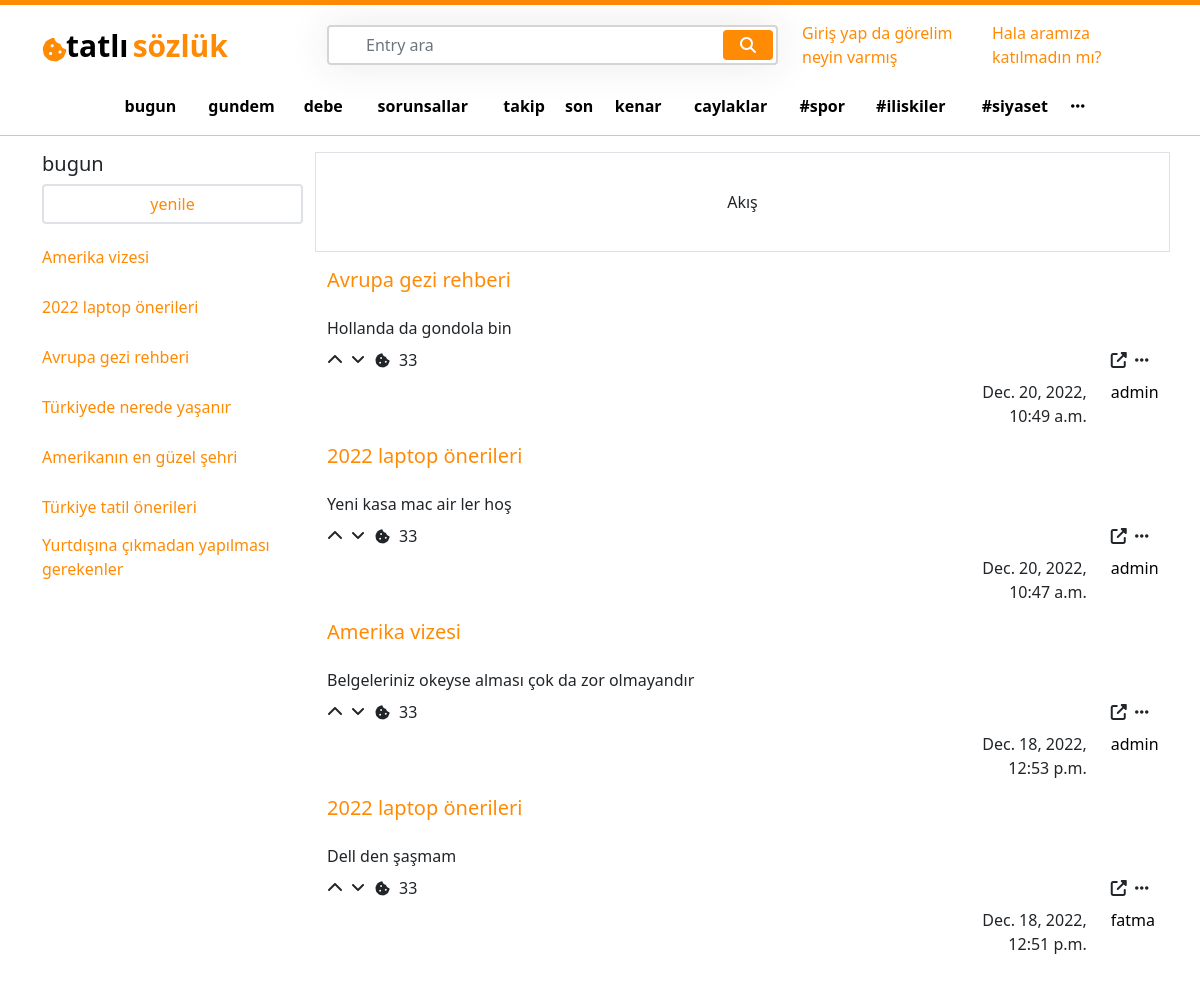
/, run on an earlier commit of the app's database.
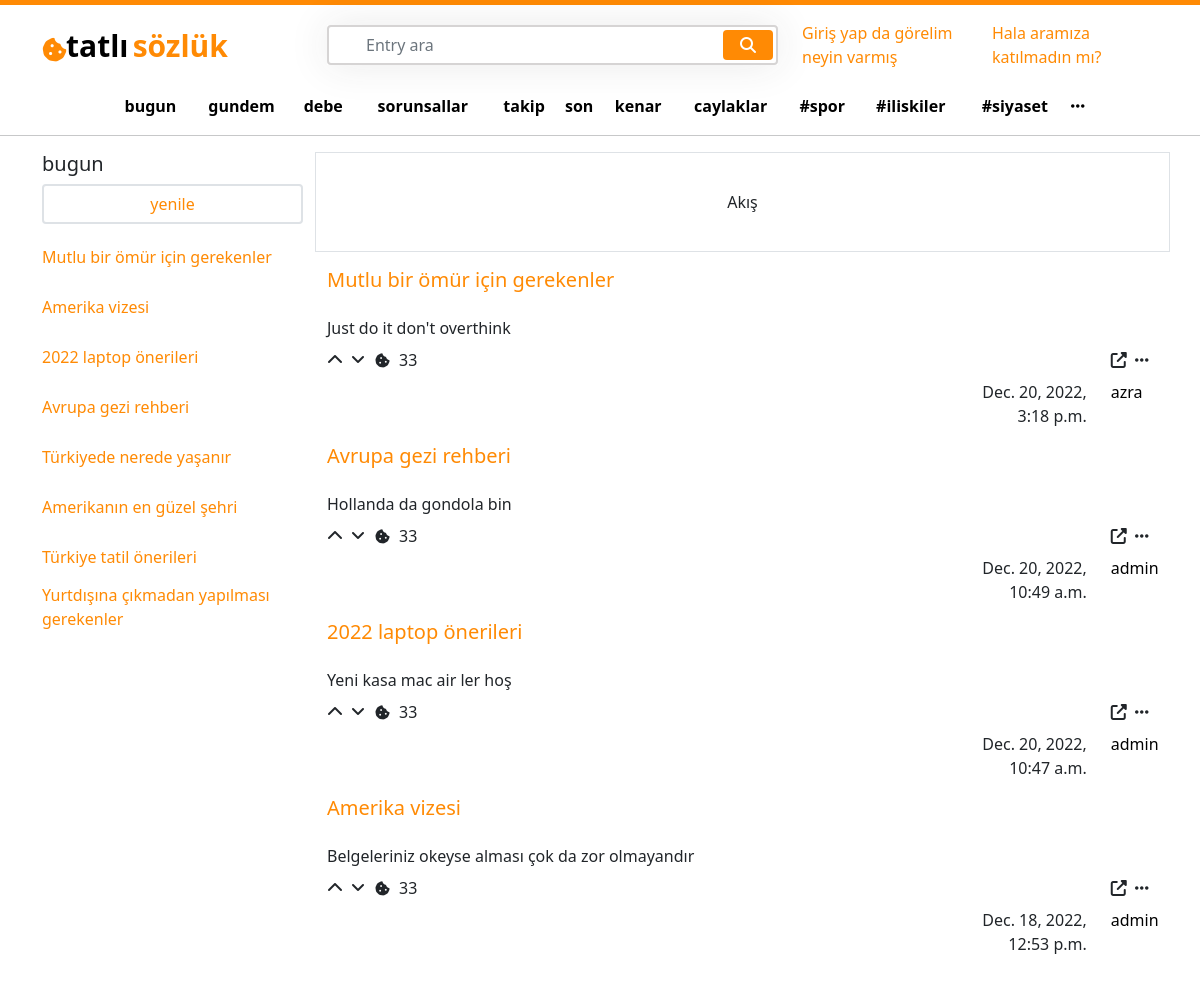
And on a later commit of the database.
### entry/models.py (models this page shows, shortened)
class Entry(models.Model):
    user = models.ForeignKey(User, on_delete=models.CASCADE)
    entry_slug =  models.CharField(max_length=85, blank=True, null=True)
    entry_name =  models.CharField(max_length=85, blank=True, null=True)
    created_at = models.DateTimeField(auto_now_add=True)
    updated_at = models.DateTimeField(auto_now=True)
    def __str__(self):
        return self.entry_name

class EntryComments(models.Model):
    comment_body =  models.CharField(max_length=85, blank=True, null=True)
    commented_entry = models.ForeignKey(Entry, on_delete=models.CASCADE)
    likes_to_the_comment = models.PositiveIntegerField(default=0)
    writer = models.ForeignKey(User, on_delete=models.CASCADE, null=True)
    created_at = models.DateTimeField(auto_now_add=True)

### user/models.py (models this page shows, shortened)
class User(AbstractBaseUser):
    email = models.EmailField(max_length=100, unique=True)
    username = models.CharField(max_length=50, unique=True)
    date_joined = models.DateTimeField(auto_now_add=True)
    last_login = models.DateTimeField(auto_now_add=True)
    created_date = models.DateTimeField(auto_now_add=True)
    modified_date = models.DateTimeField(auto_now=True)
    is_admin = models.BooleanField(default=True)
    is_staff = models.BooleanField(default=True)
    is_active = models.BooleanField(default=True)
    is_superadmin = models.BooleanField(default=True)
    USERNAME_FIELD = 'email'
    REQUIRED_FIELDS = ['username']
    objects = UserManager()

### homepage/views.py (the view)
# urls.py: path('', views.home, name='home'),
def home(request):
    all_entries = Entry.objects.all().order_by('-created_at')
    first_comment = EntryComments.objects.all().order_by('-created_at')
    paginator = Paginator(first_comment, 10) # Show 25 contacts per page.
    page_number = request.GET.get('page')
    page_obj = paginator.get_page(page_number)
    context = {
        'all_entries' : all_entries,
        'page_obj': page_obj
    }
    return render(request, 'home.html', context)

### templates/home.html (shortened to what this page needs)
{% extends 'base.html' %}
{% load static %}
{% block content %}
            <div class="col-lg-9 main_left">
                <div class="row">
                    <div class="col-lg-12 d-flex align-items-center justify-content-center border border-1" style="height: 100px;">
                        Akış
                    </div>
                    {% for i in page_obj %}
                    <div class="col-lg-12">
                        <div class="row mt-3">
                            <div class="col-lg-12 ">
                                <h5>
                                    <a href="">{{i.commented_entry}}</a>
                                </h5>
                            </div>
                            <div class="col-lg-12 mt-3">
                                <span>
                                        {{i.comment_body}}
                                </span>
                            </div>
                            <div class="col-lg-12 mt-2">
                                <div class="row justify-content-between">
                                    <div class="col-lg-3">
                                        <div class="row">
                                            <div class="col-lg-1">
                                                <i class="fa-solid fa-chevron-up"></i>
                                            </div>
                                            <div class="col-lg-1">
                                                <i class="fa-solid fa-angle-down"></i>
                                            </div>
                                            <div class="col-lg-1">
                                                <i class="fa-solid fa-cookie-bite"style="font-size:15px ;"></i>
                                            </div>
                                            <div class="col-lg-1">
                                                <span>33</span>
                                            </div>
                                        </div>
                                    </div>
                                    <div class="col-lg-1">
                                        <div class="row justify-content-start">
                                            <div class="col-lg-1">
                                                <i class="fa-solid fa-up-right-from-square"></i>
                                            </div>
                                            <div class="col-lg-1 ">
                                                <i class="fa-solid fa-ellipsis"></i>
                                            </div>
                                        </div>
                                    </div>
                                </div>
                            </div>
                            <div class="col-lg-12 mt-2">
                                <div class="row justify-content-end">
                                    <div class="col-lg-2 text-end">
                                        <div class="row">
                                            <div class="col-lg-12">
                                                <span> {{i.created_at}}</span>
                                            </div>
                                        </div>
                                    </div>
                                    <div class="col-lg-1">
                                        <a href="" style="color: black;">
                                            {{i.writer.username}}
                                        </a>
                                    </div>
                                </div>
                            </div>
                        </div>
                    </div>
                    {% endfor %}
            </div>
        </div>
    </div>
{% endblock %}

### templates/base.html (shortened to what the changed rows need)
{% load static %}
<!DOCTYPE html>
<html lang="en">
<head>
    <link href="https://cdn.jsdelivr.net/npm/bootstrap@5.1.3/dist/css/bootstrap.min.css" rel="stylesheet">
    <link rel="stylesheet" href="https://cdnjs.cloudflare.com/ajax/libs/font-awesome/6.2.1/css/all.min.css" />
    <link rel="stylesheet" href="{% static 'css/home.css' %}">
</head>
<body>
<div class="container">
    <div class="row">
        <div class="col-lg-3 main_left">
            <div class="col-lg-12 mt-2">
                <ul class='p-0 ul_left'>
                        {% for i in all_entries %}
                        <li class="li">
                            <a href="{% url 'entry_detail' i.entry_name %}">
                            {{i.entry_name}}
                            </a>
                        </li>
                        {% endfor %}
                </ul>
            </div>
        </div>
{% block content %}
{% endblock %}
</body>
</html>

What changed in the data, as far as the page shows it:
no longer on this page (row unchanged): EntryComments: commented_entry "2022 laptop önerileri", comment_body "Dell den şaşmam", created_at "Dec. 18, 2022, 12:51 p.m.", writer.username "fatma"
added Entry: entry_name "Mutlu bir ömür için gerekenler"
added EntryComments: commented_entry "Mutlu bir ömür için gerekenler", comment_body "Just do it don't overthink", created_at "Dec. 20, 2022, 3:18 p.m.", writer.username "azra"
